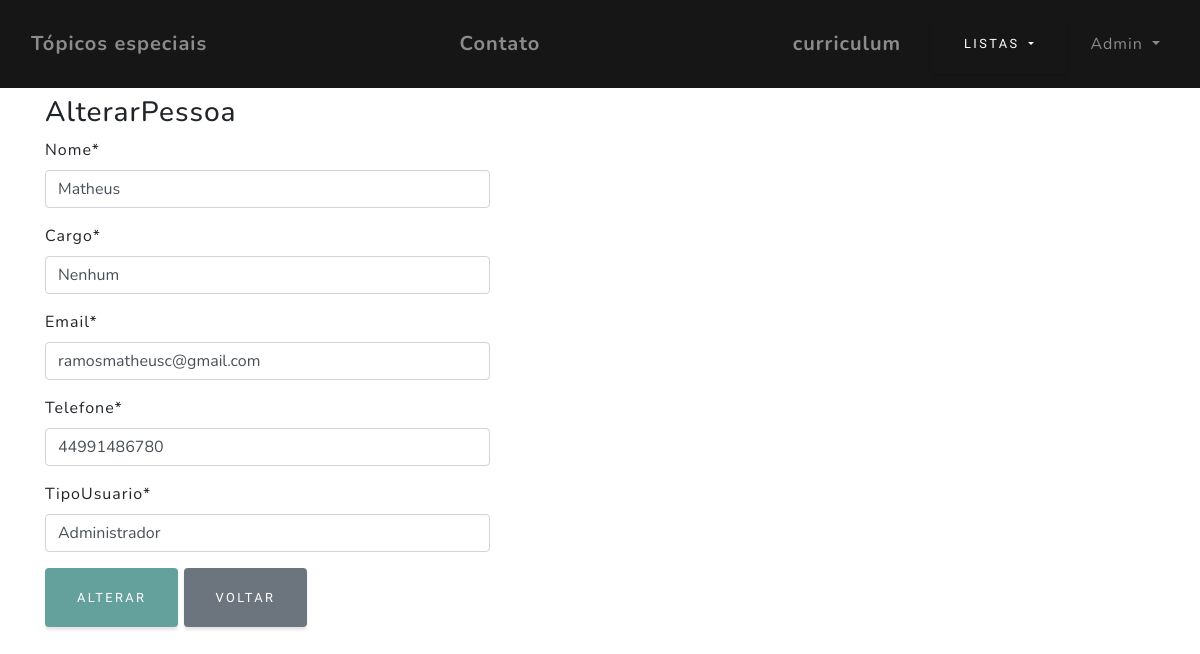
/alterar/pessoa/1/ (signed in), run on the app's committed database.
### adocao/models.py (models this page shows, shortened)
class Pessoa(models.Model):
    nome = models.CharField(max_length=50)
    cargo = models.CharField(max_length=100)
    email = models.CharField(max_length=50)
    telefone = models.CharField(max_length=100)
    tipoUsuario = models.CharField(max_length=100)

### adocao/views.py (the view)
# urls.py: path('alterar/pessoa/<int:pk>/', PessoaCreateUpdate.as_view(), name="alterar-pessoa"),
class PessoaCreateUpdate(LoginRequiredMixin, UpdateView):
    model = Pessoa
    template_name = "adocao/formulario.html"
    success_url = reverse_lazy("listar-pessoa")
    fields = ['nome', 'cargo', 'email', 'telefone', 'tipoUsuario']
    def get_context_data(self, *args, **kwargs):
        context = super(PessoaCreateUpdate, self).get_context_data(
            *args, **kwargs)
        context['titulo'] = "AlterarPessoa"
        context['botao'] = "Alterar"
        context['classeBotao'] = "btn-primary"
        return context

### adocao/templates/adocao/formulario.html (shortened to what this page needs)
{% extends 'adocao/base.html' %}
{% load static %}
{% load crispy_forms_tags %}
{% block conteudo %}
<div class="container py-5">
    <div class="row mt-5">
        <div class="col-lg">
            <h3>{{ titulo }}</h3>
        </div>
    </div>
    <div class="row">
        <div class="col-lg-5">
            <form method="post">
                {{ form|crispy }}
                <button type="submit" class="btn {{ classeBotao }}">
                    {{ botao }}
                </button>
                <a href="{% url 'index' %}" class="btn btn-secondary">
                    Voltar
                </a>
            </form>
        </div>
    </div>
</div>
{% endblock %}

### adocao/templates/adocao/base.html (shortened to what this page needs)
{% load static %}
<!DOCTYPE html>
<html lang="en">
<head>
  <link href="{% static 'vendor/bootstrap/css/bootstrap.min.css' %}" rel="stylesheet">
  <link href="{% static 'vendor/fontawesome-free/css/all.min.css' %}" rel="stylesheet">
  <link href="{% static '/css/grayscale.css' %}" rel="stylesheet">
</head>
<body id="page-top">
  {% block navbar %}
  <nav class="navbar navbar-expand-lg navbar-black fixed-top" id="mainNav">
    <div class="container">
      <a class="navbar-brand js-scroll-trigger" href="{% url 'index' %}">Tópicos especiais</a>
      <a class="navbar-brand js-scroll-trigger" href="{% url 'contato' %}">Contato</a>
      <a class="navbar-brand js-scroll-trigger" href="{% url 'curriculum' %}">curriculum</a>
    </div>
    <div class="dropdown">
      <a class="btn btn-secondary dropdown-toggle btncolor" href="#" role="button" id="dropdownMenuLink"
        data-toggle="dropdown" aria-haspopup="true" aria-expanded="false">
        Listas
      </a>
    </div>
    <ul class="navbar-nav ml-auto">
      {% if request.user.is_authenticated %}
      <li class="nav-item dropdown">
        <a class="nav-link dropdown-toggle" href="#" id="navbarDropdown" role="button" data-toggle="dropdown"
          aria-haspopup="true" aria-expanded="false">
          {{ request.user.username }}
        </a>
      </li>
      {% endif %}
    </ul>
  </nav>
  {% endblock %}
  {% block conteudo %}{% endblock %}
</body>
</html>

### static/css/grayscale.css (style rules this page uses)
#mainNav { min-height: 56px; background-color: #fff; background: #161616 !important; }
.btncolor { background: #161616 !important; }
#mainNav .navbar-brand { color: #161616; font-weight: 700; padding: .9rem 0; }
@media (min-width: 992px) { #mainNav { padding-top: 0; padding-bottom: 0; border-bottom: none; background-color: transparent; -webkit-transition: background-color 0.3s ease-in-out; transition: background-color 0.3s ease-in-out; } }
@media (min-width: 992px) { #mainNav .navbar-brand { padding: .5rem 0; color: rgba(255, 255, 255, 0.5); } }
@media (min-width: 992px) { #mainNav .nav-link { -webkit-transition: none; transition: none; padding: 2rem 1.5rem; color: rgba(255, 255, 255, 0.5); } }
.btn { -webkit-box-shadow: 0 0.1875rem 0.1875rem 0 rgba(0, 0, 0, 0.1) !important; box-shadow: 0 0.1875rem 0.1875rem 0 rgba(0, 0, 0, 0.1) !important; padding: 1.25rem 2rem; font-family: 'Varela Round'; font-size: 80%; text-transform: uppercase; letter-spacing: .15rem; border: 0; }
.btn-primary { background-color: #64a19d; }
body { font-family: 'Nunito'; letter-spacing: 0.0625em; }
a { color: #64a19d; }

### data on the page
Pessoa: nome "Matheus", cargo "Nenhum", email "ramosmatheusc@gmail.com", telefone "44991486780", tipoUsuario "Administrador"

### other printed values
{{ request.user.username }} "Admin"
{{ titulo }} "AlterarPessoa"
{{ botao }} "ALTERAR"
